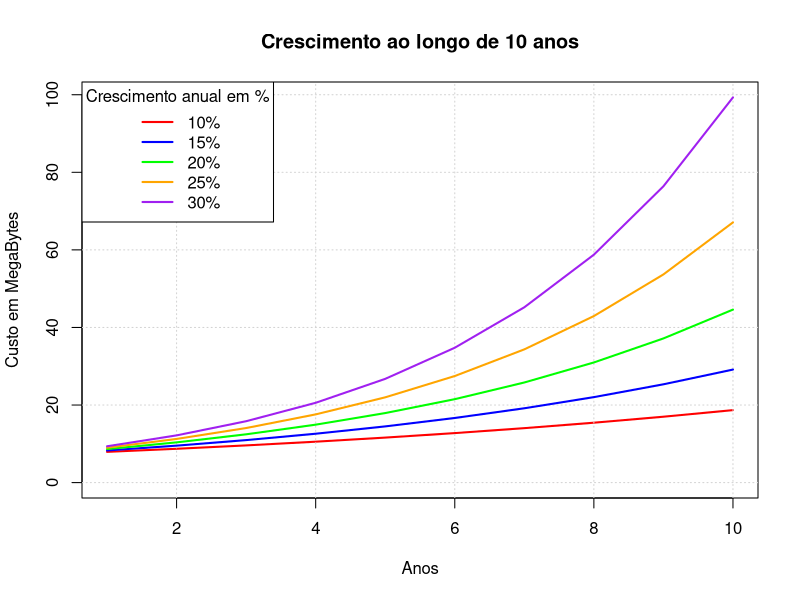

Reproduce this figure in R.
# Definir o custo inicial em bytes
custo_inicial <- 7203917

# Converter bytes para megabytes (1 byte = 1e-6 megabytes)
custo_inicial_MB <- custo_inicial * 1e-6

# Criar um vetor para representar os anos de 1 a 10
anos <- 1:10

# Definir as funções de crescimento em megabytes
funcao_n1 <- function(ano) {
  return(custo_inicial_MB * 1.1^ano)
}

funcao_n2 <- function(ano) {
  return(custo_inicial_MB * 1.15^ano)
}

funcao_n3 <- function(ano) {
  return(custo_inicial_MB * 1.2^ano)
}

funcao_n4 <- function(ano) {
  return(custo_inicial_MB * 1.25^ano)
}

funcao_n5 <- function(ano) {
  return(custo_inicial_MB * 1.3^ano)
}

# Criar o gráfico com grid
plot(anos, sapply(anos, funcao_n1), type = "l", col = "red", lwd = 2, ylim = c(0, max(funcao_n5(anos))), xlab = "Anos", ylab = "Custo em MegaBytes")
grid()

# Adicionar linhas ao gráfico
lines(anos, sapply(anos, funcao_n2), col = "blue", lwd = 2)
lines(anos, sapply(anos, funcao_n3), col = "green", lwd = 2)
lines(anos, sapply(anos, funcao_n4), col = "orange", lwd = 2)
lines(anos, sapply(anos, funcao_n5), col = "purple", lwd = 2)

# Adicionar rótulos e título ao gráfico
title(main = "Crescimento ao longo de 10 anos")

# Adicionar uma legenda no canto esquerdo superior
legend("topleft", legend = c("10%", "15%", "20%", "25%", "30%"),
       col = c("red", "blue", "green", "orange", "purple"), lty = 1, lwd = 2, title = "Crescimento anual em %")

